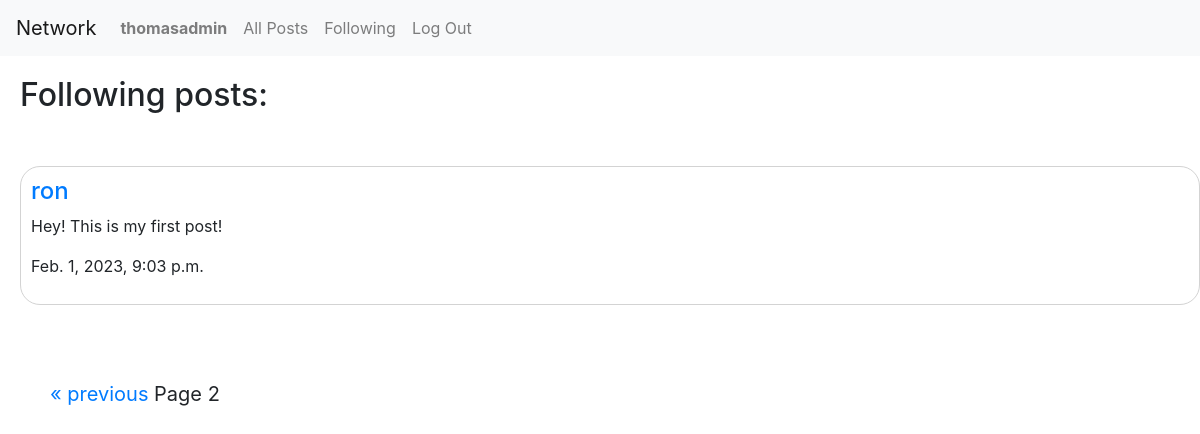
Screenshot of /following?page=2 (signed in) with the database file from the repository.
### network/models.py (models this page shows, shortened)
class User(AbstractUser):
    following = models.ManyToManyField("User", blank=True)

class Post(models.Model):
    user = models.ForeignKey(User, on_delete=models.CASCADE, related_name="posts")
    content = models.CharField(max_length=255)
    likes = models.IntegerField(default=0)
    liked_by = models.ManyToManyField(User, blank=True, related_name="liked")
    timestamp = models.DateTimeField(auto_now_add=True)

### network/views.py (the view)
# urls.py: path("following", views.following_posts, name="following_posts")
@login_required
def following_posts(request):
    followed_users = request.user.following.all()
    posts = Post.objects.filter(user__in= followed_users)
    posts = posts.order_by("-timestamp").all()
    paginator = Paginator(posts, 10)
    page_number = request.GET.get('page')
    posts= paginator.get_page(page_number)
    return render(request, "network/following.html", {
        "posts":posts
    })

### network/templates/network/following.html (shortened to what this page needs)
{% extends "network/layout.html" %}
{% block body %}
    <div class="header">
        <h2>Following posts:</h2>
        <br>
    </div>
    {% for post in posts %}
        <div class="post">
            <h4><a href="{% url 'view_profile' post.user.id %}">{{ post.user.username }}</a></h4>
            <div id="content-{{ post.id }}">
                <p>{{ post.content }}</p>
            </div>
            <p>{{ post.timestamp }}</p>
        </div>
        <br>
    {% empty %}
        <h3 style="margin-left:40px">Sadly no posts have been made yet.</h3>
    {% endfor %}
    <div class="pagination">
        <span class="step-links">
            {% if posts.has_previous %}
                <a href="?page={{ posts.previous_page_number }}">&laquo; previous</a>
            {% endif %}
            <span class="current">
               Page {{ posts.number }}
            </span>
        </span>
    </div>
{% endblock %}

### network/templates/network/layout.html (shortened to what this page needs)
{% load static %}
<!DOCTYPE html>
<html lang="en">
    <head>
        <link rel="stylesheet" href="https://stackpath.bootstrapcdn.com/bootstrap/4.4.1/css/bootstrap.min.css">
        <link href="{% static 'network/styles.css' %}" rel="stylesheet">
    </head>
    <body>
        <nav class="navbar navbar-expand-lg navbar-light bg-light">
            <a class="navbar-brand" href="{% url 'index' %}">Network</a>
            <div>
              <ul class="navbar-nav mr-auto">
                {% if user.is_authenticated %}
                    <li class="nav-item">
                        <a class="nav-link" href="{% url 'view_profile' request.user.id %}"><strong>{{ user.username }}</strong></a>
                    </li>
                {% endif %}
                <li class="nav-item">
                  <a class="nav-link" href="{% url 'index' %}" id="all-posts">All Posts</a>
                </li>
                {% if user.is_authenticated %}
                    <li class="nav-item">
                        <a class="nav-link" href="{% url 'following_posts' %}">Following</a>
                    </li>
                    <li class="nav-item">
                        <a class="nav-link" href="{% url 'logout' %}">Log Out</a>
                    </li>
                {% endif %}
              </ul>
            </div>
          </nav>
        <div class="body">
            {% block body %}
            {% endblock %}
        </div>
    </body>
</html>

### network/static/network/styles.css (style rules this page uses)
.post { border: 1px solid lightgray; border-radius: 20px; margin-left:20px; padding: 10px; }
.header { padding: 20px; }
.pagination { padding:50px; font-size: 20px; }

### rows the page displays
User: username "thomasadmin"
Post: user.username "ron", content "Hey! This is my first post!", timestamp "Feb. 1, 2023, 9:03 p.m."

### other values shown
{{ posts.number }} "2"
